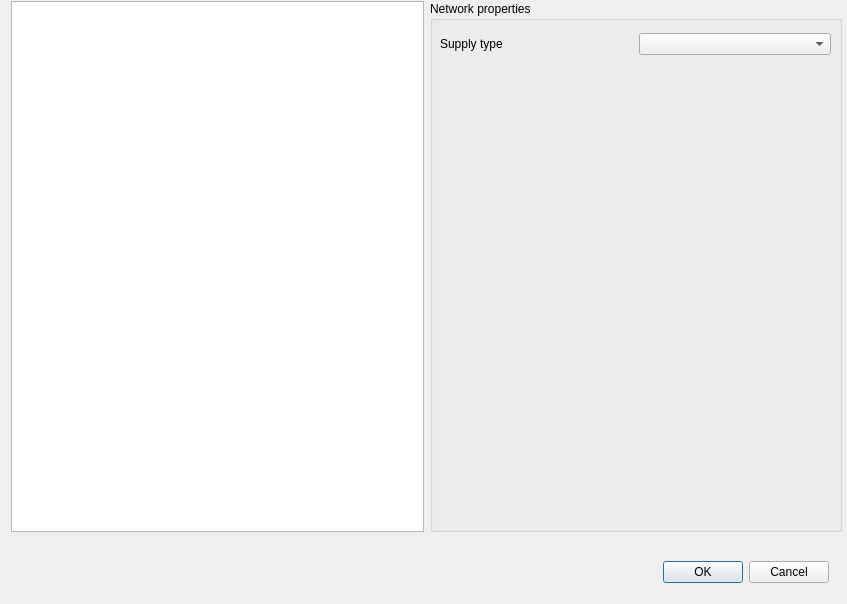
<?xml version="1.0" encoding="UTF-8"?>
<ui version="4.0">
 <class>SVNetworkSelectionDialog</class>
 <widget class="QDialog" name="SVNetworkSelectionDialog">
  <property name="geometry">
   <rect>
    <x>0</x>
    <y>0</y>
    <width>847</width>
    <height>604</height>
   </rect>
  </property>
  <property name="windowTitle">
   <string>Select network</string>
  </property>
  <widget class="QDialogButtonBox" name="buttonBox">
   <property name="geometry">
    <rect>
     <x>640</x>
     <y>560</y>
     <width>189</width>
     <height>25</height>
    </rect>
   </property>
   <property name="orientation">
    <enum>Qt::Horizontal</enum>
   </property>
   <property name="standardButtons">
    <set>QDialogButtonBox::Cancel|QDialogButtonBox::Ok</set>
   </property>
  </widget>
  <widget class="QWidget" name="">
   <property name="geometry">
    <rect>
     <x>11</x>
     <y>1</y>
     <width>831</width>
     <height>531</height>
    </rect>
   </property>
   <layout class="QGridLayout" name="gridLayout">
    <item row="0" column="0">
     <widget class="QListWidget" name="listWidget"/>
    </item>
    <item row="0" column="1">
     <widget class="QGroupBox" name="groupBox">
      <property name="sizePolicy">
       <sizepolicy hsizetype="Expanding" vsizetype="Preferred">
        <horstretch>0</horstretch>
        <verstretch>0</verstretch>
       </sizepolicy>
      </property>
      <property name="title">
       <string>Network properties</string>
      </property>
      <widget class="QWidget" name="">
       <property name="geometry">
        <rect>
         <x>10</x>
         <y>30</y>
         <width>391</width>
         <height>27</height>
        </rect>
       </property>
       <layout class="QGridLayout" name="gridLayout_2">
        <item row="0" column="0">
         <widget class="QLabel" name="label">
          <property name="text">
           <string>Supply type</string>
          </property>
         </widget>
        </item>
        <item row="0" column="1">
         <widget class="QComboBox" name="comboBox"/>
        </item>
       </layout>
      </widget>
     </widget>
    </item>
   </layout>
  </widget>
 </widget>
 <resources/>
 <connections>
  <connection>
   <sender>buttonBox</sender>
   <signal>accepted()</signal>
   <receiver>SVNetworkSelectionDialog</receiver>
   <slot>accept()</slot>
   <hints>
    <hint type="sourcelabel">
     <x>227</x>
     <y>382</y>
    </hint>
    <hint type="destinationlabel">
     <x>157</x>
     <y>274</y>
    </hint>
   </hints>
  </connection>
  <connection>
   <sender>buttonBox</sender>
   <signal>rejected()</signal>
   <receiver>SVNetworkSelectionDialog</receiver>
   <slot>reject()</slot>
   <hints>
    <hint type="sourcelabel">
     <x>295</x>
     <y>388</y>
    </hint>
    <hint type="destinationlabel">
     <x>286</x>
     <y>274</y>
    </hint>
   </hints>
  </connection>
 </connections>
</ui>
